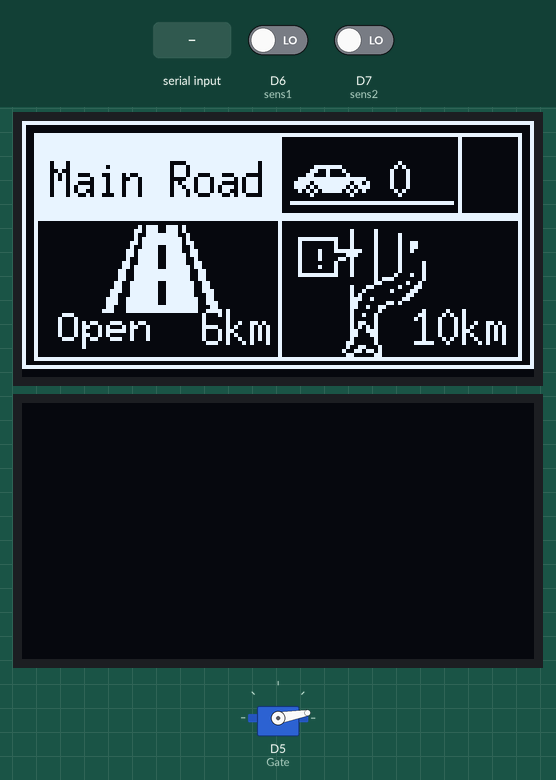
This sketch was run on a simulated ESP8266 (NodeMCU). Shown: 2 × 128×64 one-colour display, servo. The test bench sets the inputs (shaded band); at power-on: D6 (sens1) LOW, D7 (sens2) LOW. What the sketch prints to the serial monitor is not drawn.

Above: at 1.09 s.
At 2.2 s:
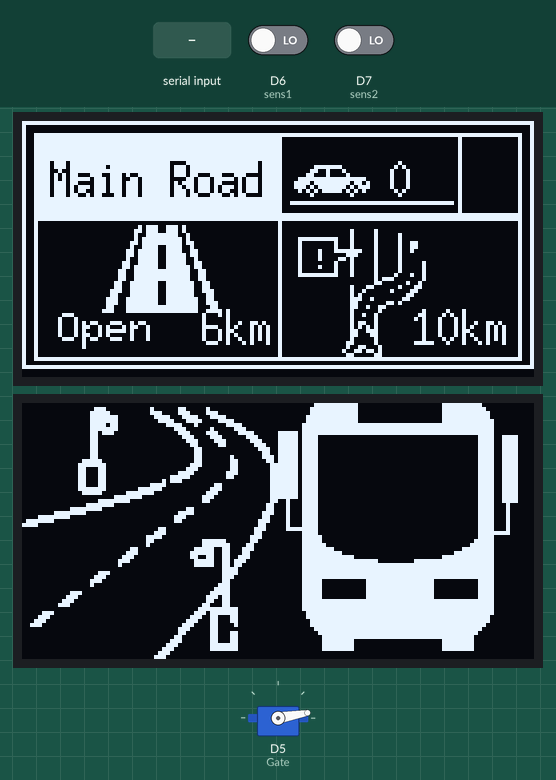
2.3 s: "yes\n" received over Serial
Timing chart, 0 to 5.3 s (numbered marks = the images above; inputs shaded):
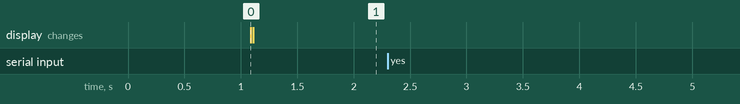

The sketch:

Road.ino
```cpp
#include <Arduino.h>
#include <U8g2lib.h>
#include <Wire.h>
#include <ESP8266WiFi.h>
#include <espnow.h>
#include <ArduinoJson.h>
#include <Servo.h>
Servo Gate;
#define sens1 D6 // GPIO12
#define sens2 D7 // GPIO13
U8G2_SSD1306_128X64_NONAME_F_HW_I2C u8g2(U8G2_R0, /* reset=*/U8X8_PIN_NONE, /* clock=*/D1, /* data=*/D2);
U8G2_SSD1306_128X64_NONAME_F_HW_I2C u8g2_2(U8G2_R0, /* reset=*/U8X8_PIN_NONE, /* clock=*/D1, /* data=*/D2);
int speed = 80;
int space = 20;
int normal_speed = 80;
int max_speed = 255;
int open_angle = 10;
int close_angle = 90;
int max_cars = 10;
String Deticted = "background"; // background , noise
String connected = "no";        // yes , no
bool inc_S1 = false;
bool inc_S2 = false;
int counter = 0;

struct msg
{
  int car_speed;
  int safe_distance;
} msg;
void OnDataSent(uint8_t *mac, uint8_t status)
{
  Serial.print("Send Status: ");
  Serial.println(status == 0 ? "Success" : "Fail");
}
uint8_t car1[] = {0xFC, 0xF5, 0xC4, 0x9B, 0xE5, 0x44};
uint8_t car2[] = {0xF4, 0xCF, 0xA2, 0x74, 0x79, 0xB8};
// ! icon  closed road
static const unsigned char image_download_1_bits[] U8X8_PROGMEM = {0x00, 0x00, 0x80, 0x01, 0x40, 0x02, 0x40, 0x02, 0x20, 0x04, 0x90, 0x09, 0x90, 0x09, 0x88, 0x11, 0x88, 0x11, 0x84, 0x21, 0x02, 0x40, 0x82, 0x41, 0x81, 0x81, 0x01, 0x80, 0xfe, 0x7f, 0x00, 0x00};
// car icon
static const unsigned char image_download_2_bits[] U8X8_PROGMEM = {0x00, 0x00, 0x00, 0x00, 0x00, 0x00, 0x00, 0x00, 0x00, 0x00, 0x00, 0x00, 0x00, 0x00, 0x00, 0x00, 0x00, 0x00, 0x00, 0x00, 0x00, 0x00, 0x00, 0x00, 0xe0, 0x0f, 0x00, 0x30, 0x11, 0x00, 0x18, 0x21, 0x00, 0xfe, 0xff, 0x03, 0xef, 0xbf, 0x05, 0xd7, 0x5f, 0x07, 0xaa, 0xaf, 0x02, 0x10, 0x40, 0x00};
static const unsigned char image_fastest_bits[] U8X8_PROGMEM = {0x00, 0x20, 0x08, 0x00, 0x00, 0x20, 0x08, 0x02, 0xff, 0x23, 0x08, 0x02, 0x01, 0x22, 0x08, 0x32, 0x01, 0x22, 0x08, 0x32, 0x21, 0xfe, 0x08, 0x12, 0x21, 0x70, 0x08, 0x02, 0x21, 0x2c, 0x08, 0x02, 0x01, 0x22, 0x08, 0x82, 0x21, 0x22, 0x08, 0x82, 0x01, 0x22, 0x08, 0x82, 0xff, 0x23, 0x08, 0x91, 0x00, 0x00, 0xe8, 0x80, 0x00, 0x00, 0x18, 0x48, 0x00, 0x20, 0x06, 0x62, 0x00, 0x20, 0x81, 0x30, 0x00, 0xa0, 0x00, 0x18, 0x00, 0xe0, 0x04, 0x0c, 0x00, 0x60, 0xc0, 0x02, 0x00, 0x60, 0x32, 0x00, 0x00, 0x20, 0x10, 0x00, 0x00, 0x20, 0x09, 0x00, 0x00, 0x20, 0x08, 0x00, 0x00, 0xa0, 0x09, 0x00, 0x00, 0xa0, 0x0a, 0x00, 0x00, 0x60, 0x0e, 0x00, 0x00, 0x60, 0x0c, 0x00, 0x00, 0x20, 0x08, 0x00, 0x00, 0x30, 0x08, 0x00, 0x00, 0x90, 0x11, 0x00, 0x00, 0xc8, 0x16, 0x00, 0x00, 0x30, 0x18, 0x00};
static const unsigned char image_microphone_bits[] U8X8_PROGMEM = {0xc0, 0x01, 0xe0, 0x03, 0xa0, 0x02, 0xe0, 0x03, 0xa0, 0x02, 0xe0, 0x03, 0xa0, 0x02, 0xe0, 0x03, 0xe8, 0x0b, 0xc8, 0x09, 0x10, 0x04, 0xe0, 0x03, 0x80, 0x00, 0x80, 0x00, 0xe0, 0x03, 0x00, 0x00};
static const unsigned char image_road_with_broken_line__1__bits[] U8X8_PROGMEM = {0x00, 0x3a, 0x17, 0x00, 0x00, 0x3b, 0x17, 0x00, 0x00, 0xf9, 0x27, 0x00, 0x00, 0xfd, 0x2f, 0x00, 0x80, 0xfd, 0x6f, 0x00, 0x80, 0x3c, 0x4f, 0x00, 0xc0, 0x3e, 0xcf, 0x00, 0xc0, 0x3e, 0xdf, 0x00, 0x40, 0x3e, 0x9f, 0x00, 0x60, 0x3e, 0x9f, 0x01, 0x60, 0x3f, 0xbf, 0x01, 0x30, 0xff, 0x3f, 0x03, 0x30, 0xff, 0x3f, 0x03, 0x30, 0xff, 0x3f, 0x03, 0x98, 0x3f, 0x7f, 0x06, 0x98, 0x3f, 0x7f, 0x06, 0x9c, 0x3f, 0x7f, 0x0e, 0x8c, 0x3f, 0x7f, 0x0c, 0xce, 0x3f, 0xff, 0x0c, 0xce, 0x3f, 0xff, 0x1c, 0xc6, 0xff, 0xff, 0x18, 0xc7, 0xff, 0xff, 0x38};
const char *Layer_3_text = "Main Road";

static const unsigned char image_public_transport_bits[] U8X8_PROGMEM = {0x00, 0x00, 0xff, 0xff, 0xff, 0xff, 0x01, 0x00, 0x00, 0xe0, 0xff, 0xff, 0xff, 0xff, 0x07, 0x00, 0x00, 0xf8, 0x3f, 0x00, 0x00, 0xf8, 0x1f, 0x00, 0x00, 0xfc, 0x3f, 0x00, 0x00, 0xf8, 0x3f, 0x00, 0x00, 0xfc, 0x3f, 0x00, 0x00, 0xf8, 0x7f, 0x00, 0x00, 0xfe, 0x3f, 0x00, 0x00, 0xf8, 0x7f, 0x00, 0x00, 0xfe, 0x3f, 0x00, 0x00, 0xf8, 0xff, 0x00, 0x00, 0xff, 0xff, 0xff, 0xff, 0xff, 0xff, 0x00, 0x00, 0xff, 0xff, 0xff, 0xff, 0xff, 0xff, 0x00, 0x7c, 0xff, 0xff, 0xff, 0xff, 0xff, 0xff, 0x00, 0x7c, 0x0f, 0x00, 0x00, 0x00, 0x00, 0xf0, 0x3c, 0x7c, 0x0f, 0x00, 0x00, 0x00, 0x00, 0xf0, 0x3c, 0x7c, 0x0f, 0x00, 0x00, 0x00, 0x00, 0xf0, 0x3c, 0x7c, 0x0f, 0x00, 0x00, 0x00, 0x00, 0xf0, 0x3c, 0x7c, 0x0f, 0x00, 0x00, 0x00, 0x00, 0xf0, 0x3c, 0x7c, 0x0f, 0x00, 0x00, 0x00, 0x00, 0xf0, 0x3c, 0x7c, 0x0f, 0x00, 0x00, 0x00, 0x00, 0xf0, 0x3c, 0x7c, 0x0f, 0x00, 0x00, 0x00, 0x00, 0xf0, 0x3c, 0x7c, 0x0f, 0x00, 0x00, 0x00, 0x00, 0xf0, 0x3c, 0x7c, 0x0f, 0x00, 0x00, 0x00, 0x00, 0xf0, 0x3c, 0x7c, 0x0f, 0x00, 0x00, 0x00, 0x00, 0xf0, 0x3c, 0x7c, 0x0f, 0x00, 0x00, 0x00, 0x00, 0xf0, 0x3c, 0x7c, 0x0f, 0x00, 0x00, 0x00, 0x00, 0xf0, 0x3c, 0x7c, 0x0f, 0x00, 0x00, 0x00, 0x00, 0xf0, 0x3c, 0x7c, 0x0f, 0x00, 0x00, 0x00, 0x00, 0xf0, 0x3c, 0x7c, 0x0f, 0x00, 0x00, 0x00, 0x00, 0xf0, 0x3c, 0x10, 0x0f, 0x00, 0x00, 0x00, 0x00, 0xf0, 0x3c, 0x10, 0x0f, 0x00, 0x00, 0x00, 0x00, 0xf0, 0x08, 0x10, 0x0f, 0x00, 0x00, 0x00, 0x00, 0xf0, 0x08, 0x10, 0x0f, 0x00, 0x00, 0x00, 0x00, 0xf0, 0x08, 0x10, 0x0f, 0x00, 0x00, 0x00, 0x00, 0xf0, 0x08, 0x10, 0x0f, 0x00, 0x00, 0x00, 0x00, 0xf0, 0x08, 0x10, 0x0f, 0x00, 0x00, 0x00, 0x00, 0xf0, 0x08, 0xf0, 0x0f, 0x00, 0x00, 0x00, 0x00, 0xf0, 0x08, 0x00, 0x0f, 0x00, 0x00, 0x00, 0x00, 0xf0, 0x0f, 0x00, 0x1f, 0x00, 0x00, 0x00, 0x00, 0xf0, 0x00, 0x00, 0x1f, 0x00, 0x00, 0x00, 0x00, 0xf8, 0x00, 0x00, 0x3f, 0x00, 0x00, 0x00, 0x00, 0xfc, 0x00, 0x00, 0xff, 0x00, 0x00, 0x00, 0x00, 0xff, 0x00, 0x00, 0xff, 0x03, 0x00, 0x00, 0xc0, 0xff, 0x00, 0x00, 0xff, 0x1f, 0x00, 0x00, 0xf8, 0xff, 0x00, 0x00, 0xff, 0xff, 0x07, 0xf0, 0xff, 0xff, 0x00, 0x00, 0xff, 0xff, 0xff, 0xff, 0xff, 0xff, 0x00, 0x00, 0xff, 0xff, 0xff, 0xff, 0xff, 0xff, 0x00, 0x00, 0xff, 0xff, 0xff, 0xff, 0xff, 0xff, 0x00, 0x00, 0xff, 0xff, 0xff, 0xff, 0xff, 0xff, 0x00, 0x00, 0x1f, 0x00, 0xff, 0xff, 0x01, 0xf0, 0x00, 0x00, 0x1f, 0x00, 0xff, 0xff, 0x01, 0xf0, 0x00, 0x00, 0x1f, 0x00, 0xff, 0xff, 0x01, 0xf0, 0x00, 0x00, 0x1f, 0x00, 0xff, 0xff, 0x01, 0xf0, 0x00, 0x00, 0x1f, 0x00, 0xff, 0xff, 0x01, 0xf0, 0x00, 0x00, 0xff, 0xff, 0xff, 0xff, 0xff, 0xff, 0x00, 0x00, 0xff, 0xff, 0xff, 0xff, 0xff, 0xff, 0x00, 0x00, 0xff, 0xff, 0xff, 0xff, 0xff, 0xff, 0x00, 0x00, 0xfe, 0xff, 0xff, 0xff, 0xff, 0xff, 0x00, 0x00, 0xfe, 0xff, 0xff, 0xff, 0xff, 0x7f, 0x00, 0x00, 0xfc, 0xff, 0xff, 0xff, 0xff, 0x7f, 0x00, 0x00, 0xfc, 0xff, 0xff, 0xff, 0xff, 0x3f, 0x00, 0x00, 0xf8, 0xff, 0xff, 0xff, 0xff, 0x1f, 0x00, 0x00, 0xf0, 0xff, 0xff, 0xff, 0xff, 0x0f, 0x00, 0x00, 0xe0, 0xff, 0xff, 0xff, 0xff, 0x07, 0x00, 0x00, 0xe0, 0x1f, 0x00, 0x00, 0xf8, 0x07, 0x00, 0x00, 0xe0, 0x1f, 0x00, 0x00, 0xf8, 0x07, 0x00, 0x00, 0xe0, 0x1f, 0x00, 0x00, 0xf8, 0x07, 0x00};
static const unsigned char image_road_bits[] U8X8_PROGMEM = {0x00, 0x00, 0x1c, 0x00, 0x81, 0x41, 0x00, 0x00, 0x00, 0x00, 0x3e, 0x00, 0x87, 0xc3, 0x01, 0x00, 0x00, 0x00, 0xfe, 0x00, 0x1e, 0x8f, 0x07, 0x00, 0x00, 0x00, 0xfe, 0x00, 0x3c, 0x1e, 0x1e, 0x00, 0x00, 0x00, 0xde, 0x00, 0xf0, 0x08, 0x78, 0x00, 0x00, 0x00, 0xfe, 0x00, 0xc0, 0x81, 0xe0, 0x00, 0x00, 0x00, 0x76, 0x00, 0x80, 0xc3, 0xc1, 0x03, 0x00, 0x00, 0x06, 0x00, 0x00, 0x87, 0x03, 0x07, 0x00, 0x00, 0x06, 0x00, 0x00, 0x0e, 0x07, 0x0e, 0x00, 0x00, 0x06, 0x00, 0x00, 0x0c, 0x06, 0x1c, 0x00, 0x00, 0x06, 0x00, 0x00, 0x18, 0x00, 0x38, 0x00, 0x00, 0x06, 0x00, 0x00, 0x18, 0x00, 0x30, 0x00, 0x00, 0x06, 0x00, 0x00, 0x18, 0x10, 0x70, 0x00, 0x80, 0x0f, 0x00, 0x00, 0x18, 0x30, 0x60, 0x00, 0xc0, 0x1f, 0x00, 0x00, 0x1c, 0x30, 0xc0, 0x00, 0xc0, 0x18, 0x00, 0x00, 0x0e, 0x30, 0xc0, 0x00, 0xc0, 0x18, 0x00, 0x80, 0x07, 0x38, 0xc0, 0x00, 0xc0, 0x18, 0x00, 0xe0, 0x03, 0x18, 0xc0, 0x00, 0xc0, 0x18, 0x00, 0xe8, 0x00, 0x00, 0xc0, 0x00, 0xc0, 0x18, 0x00, 0x0f, 0x00, 0x03, 0xc0, 0x00, 0xc0, 0x1f, 0xe0, 0x07, 0x80, 0x03, 0xc0, 0x00, 0x80, 0x0f, 0xfc, 0x01, 0xc0, 0x01, 0xc0, 0x00, 0x00, 0x80, 0x3f, 0x00, 0xe0, 0x00, 0xc0, 0x00, 0x00, 0xf8, 0x07, 0x00, 0x60, 0x00, 0xc0, 0x00, 0x00, 0x7f, 0x00, 0x00, 0x00, 0x00, 0x60, 0x00, 0xf0, 0x0f, 0x00, 0x00, 0x06, 0x00, 0x60, 0x00, 0xff, 0x00, 0x00, 0x80, 0x07, 0x00, 0x70, 0xf0, 0x0f, 0x00, 0x00, 0xc0, 0x01, 0x00, 0x30, 0xfe, 0x00, 0x00, 0x00, 0xc0, 0x00, 0x00, 0x38, 0x0f, 0x00, 0x00, 0x00, 0x00, 0x00, 0x00, 0x18, 0x00, 0x00, 0x00, 0x00, 0x0c, 0x00, 0x00, 0x1c, 0x00, 0x00, 0x00, 0x00, 0x0e, 0x00, 0x00, 0x0c, 0x00, 0x00, 0x00, 0x80, 0x07, 0x00, 0x00, 0x0e, 0x00, 0x00, 0x00, 0x80, 0x01, 0xe0, 0x07, 0x06, 0x00, 0x00, 0x00, 0x80, 0x00, 0xe0, 0x0f, 0x03, 0x00, 0x00, 0x00, 0x18, 0x00, 0xf8, 0x8c, 0x03, 0x00, 0x00, 0x00, 0x1c, 0x00, 0xfc, 0x8c, 0x01, 0x00, 0x00, 0x00, 0x0e, 0x00, 0xcc, 0xcc, 0x01, 0x00, 0x00, 0x00, 0x07, 0x00, 0xf8, 0xec, 0x00, 0x00, 0x00, 0x00, 0x01, 0x00, 0xf8, 0x6c, 0x00, 0x00, 0x00, 0x00, 0x00, 0x00, 0x00, 0x3c, 0x00, 0x00, 0x00, 0x38, 0x00, 0x00, 0x00, 0x3c, 0x00, 0x00, 0x00, 0x1c, 0x00, 0x00, 0x00, 0x1c, 0x00, 0x00, 0x00, 0x0e, 0x00, 0x00, 0x00, 0x0c, 0x00, 0x00, 0x00, 0x02, 0x00, 0x00, 0x00, 0x0e, 0x00, 0x00, 0x00, 0x00, 0x00, 0x00, 0x00, 0x0f, 0x00, 0x00, 0x70, 0x00, 0x00, 0x00, 0x80, 0x0f, 0x00, 0x00, 0x38, 0x00, 0x00, 0x00, 0xc0, 0x0d, 0x00, 0x00, 0x1c, 0x00, 0x00, 0x00, 0xc0, 0x0c, 0x00, 0x00, 0x0e, 0x00, 0x00, 0x00, 0x60, 0x0c, 0x00, 0x00, 0x00, 0x00, 0x00, 0x00, 0xf0, 0x3f, 0x00, 0xe0, 0x00, 0x00, 0x00, 0x00, 0xb8, 0x3f, 0x00, 0x70, 0x00, 0x00, 0x00, 0x00, 0x9c, 0x31, 0x00, 0x38, 0x00, 0x00, 0x00, 0x00, 0x8e, 0x31, 0x00, 0x1c, 0x00, 0x00, 0x00, 0x00, 0x87, 0x21, 0x00, 0x00, 0x00, 0x00, 0x00, 0x80, 0x83, 0x01, 0x00, 0x00, 0x00, 0x00, 0x00, 0x80, 0x81, 0x31, 0x00, 0x00, 0x00, 0x00, 0x00, 0xc0, 0x80, 0x31, 0x00, 0x00, 0x00, 0x00, 0x00, 0xe0, 0x80, 0x31, 0x00, 0x00, 0x00, 0x00, 0x00, 0x70, 0x80, 0x3f, 0x00, 0x00, 0x00, 0x00, 0x00, 0x38, 0x80, 0x3f, 0x00, 0x00, 0x00, 0x00, 0x00, 0x1c, 0x00, 0x00, 0x00, 0x00, 0x00, 0x00, 0x00, 0x0e, 0x00, 0x00, 0x00, 0x00, 0x00, 0x00, 0x00, 0x07, 0x00, 0x00, 0x00};

static const unsigned char image_ambulance_bits[] U8X8_PROGMEM = {0x00, 0x40, 0x00, 0x00, 0x00, 0x40, 0x00, 0x00, 0x00, 0x42, 0x08, 0x00, 0x00, 0x44, 0x06, 0x00, 0x00, 0x00, 0x02, 0x00, 0x00, 0xf0, 0x00, 0x00, 0x00, 0x10, 0x01, 0x00, 0x00, 0x10, 0x01, 0x00, 0x00, 0x08, 0x03, 0x00, 0xfc, 0xff, 0x7f, 0x00, 0x03, 0x00, 0x81, 0x00, 0x03, 0x00, 0xf9, 0x01, 0xc1, 0x07, 0x09, 0x01, 0x61, 0x08, 0x09, 0x02, 0x21, 0x11, 0x09, 0x02, 0xa1, 0x17, 0x09, 0x06, 0x21, 0x11, 0x09, 0x04, 0x61, 0x09, 0x09, 0x0c, 0xc1, 0x06, 0xf9, 0x7f, 0x01, 0x01, 0x01, 0x80, 0x01, 0x00, 0x39, 0x80, 0xff, 0xff, 0x01, 0xe0, 0x01, 0x00, 0x01, 0xa0, 0x01, 0x00, 0x01, 0xa0, 0x01, 0x00, 0x01, 0xe0, 0xc1, 0x03, 0x81, 0x87, 0x43, 0x04, 0x41, 0x8c, 0x3e, 0xfd, 0x7f, 0xf9, 0x20, 0x04, 0x40, 0x08, 0x40, 0x06, 0xc0, 0x04, 0x80, 0x03, 0x80, 0x03};
static const unsigned char image_fire_brigade_bits[] U8X8_PROGMEM = {0x00, 0x00, 0x00, 0x00, 0x00, 0x00, 0x20, 0x00, 0x00, 0x00, 0x00, 0x00, 0x00, 0x00, 0x20, 0x00, 0x00, 0x00, 0x00, 0x00, 0x00, 0x00, 0x21, 0x04, 0xe0, 0xff, 0xff, 0xff, 0xff, 0x03, 0x23, 0x06, 0xe0, 0xff, 0xff, 0xff, 0xff, 0x03, 0x26, 0x02, 0x00, 0x11, 0x23, 0x64, 0x46, 0x00, 0x26, 0x03, 0x00, 0x11, 0x23, 0x64, 0x46, 0x00, 0x8c, 0x01, 0x00, 0x11, 0x23, 0x64, 0x46, 0x00, 0x00, 0x00, 0x00, 0x11, 0x23, 0x64, 0x46, 0x00, 0x70, 0x00, 0x00, 0x11, 0x23, 0x64, 0x46, 0x00, 0xf8, 0x00, 0x00, 0x11, 0x23, 0x64, 0x46, 0x00, 0x88, 0x01, 0xe0, 0xff, 0xff, 0xff, 0xff, 0x03, 0x8c, 0x01, 0xe0, 0xff, 0xff, 0xff, 0xff, 0x03, 0x8c, 0x01, 0x00, 0x08, 0x00, 0x00, 0x08, 0xf8, 0xff, 0x3f, 0x00, 0x08, 0x00, 0x00, 0x08, 0x08, 0x00, 0x20, 0x00, 0x08, 0x00, 0x00, 0x08, 0x88, 0xff, 0x67, 0xf0, 0xff, 0xff, 0xff, 0xff, 0xcf, 0xff, 0x67, 0x10, 0x00, 0x80, 0x00, 0x00, 0xc8, 0x08, 0x44, 0x10, 0x00, 0x80, 0x00, 0x00, 0xc8, 0x08, 0x4c, 0x10, 0x00, 0x80, 0x00, 0x00, 0xc8, 0x08, 0x4c, 0x10, 0x00, 0x80, 0x00, 0x00, 0xc8, 0x08, 0x4c, 0xf0, 0xff, 0xff, 0xff, 0xff, 0xcf, 0x08, 0xc8, 0x10, 0x00, 0x80, 0x00, 0x00, 0xc8, 0x08, 0xc8, 0x10, 0x00, 0x80, 0x00, 0x00, 0xc8, 0x08, 0x88, 0x10, 0x00, 0x80, 0x00, 0x00, 0xc8, 0x08, 0x88, 0x10, 0xf0, 0x80, 0x00, 0x0f, 0xc8, 0xff, 0x8f, 0x10, 0x00, 0x80, 0x00, 0x00, 0xc8, 0xff, 0x8f, 0x10, 0x00, 0x80, 0x00, 0x00, 0x08, 0x00, 0x80, 0x10, 0x00, 0x80, 0x00, 0x00, 0x08, 0x00, 0x80, 0xf0, 0xff, 0xff, 0xff, 0xff, 0x8f, 0x07, 0x80, 0x10, 0x00, 0x00, 0x00, 0x00, 0x08, 0x00, 0x80, 0x10, 0x00, 0x00, 0x00, 0x00, 0x08, 0x00, 0x80, 0x1f, 0x00, 0x00, 0x00, 0x00, 0x08, 0x00, 0x80, 0x13, 0xfc, 0x01, 0x7f, 0x00, 0x08, 0xf8, 0x83, 0x13, 0x06, 0x83, 0xc1, 0x00, 0x08, 0x0c, 0x86, 0x1f, 0x03, 0xc6, 0x80, 0x01, 0x08, 0x06, 0x8c, 0x1e, 0xf1, 0x44, 0x3e, 0x01, 0x08, 0xf2, 0x89, 0x10, 0x99, 0x6d, 0x22, 0x03, 0x08, 0x13, 0x89, 0xf0, 0x89, 0x7d, 0x63, 0xff, 0xff, 0x1b, 0xf9, 0xf0, 0x89, 0x7d, 0x22, 0xff, 0xff, 0x1b, 0xf9, 0x00, 0xf9, 0x4c, 0x3e, 0x01, 0x00, 0xf3, 0x09, 0x00, 0x73, 0xc4, 0x9c, 0x01, 0x00, 0xe6, 0x0c, 0x00, 0x06, 0x86, 0xc1, 0x00, 0x00, 0x06, 0x06, 0x00, 0xdc, 0x03, 0x77, 0x00, 0x00, 0xbc, 0x03, 0xc0, 0xff, 0xff, 0xff, 0xff, 0xff, 0xff, 0x3f};
static const unsigned char image_road_with_broken_line__2__bits[] U8X8_PROGMEM = {0x00, 0x00, 0x00, 0x00, 0x00, 0x00, 0x00, 0x00, 0x00, 0x00, 0x00, 0x00, 0x00, 0x00, 0x00, 0x00, 0x00, 0x00, 0x00, 0x00, 0x00, 0x00, 0x00, 0x00, 0x00, 0x00, 0x00, 0x00, 0x00, 0x00, 0x00, 0x00, 0x00, 0x00, 0x00, 0x00, 0x00, 0x00, 0x00, 0x00, 0x00, 0x00, 0x00, 0x00, 0x00, 0x00, 0x00, 0x00, 0x00, 0x00, 0x00, 0x00, 0x00, 0x00, 0x00, 0x00, 0x00, 0x00, 0x00, 0x00, 0x00, 0x00, 0x00, 0x00, 0x00, 0x00, 0x70, 0x7e, 0xfc, 0x1c, 0x00, 0x00, 0x00, 0x00, 0x30, 0x7f, 0xfc, 0x19, 0x00, 0x00, 0x00, 0x00, 0x38, 0x7f, 0xfc, 0x19, 0x00, 0x00, 0x00, 0x00, 0x38, 0x7f, 0xfc, 0x39, 0x00, 0x00, 0x00, 0x00, 0x18, 0xff, 0xff, 0x31, 0x00, 0x00, 0x00, 0x00, 0x9c, 0xff, 0xff, 0x73, 0x00, 0x00, 0x00, 0x00, 0x9c, 0xff, 0xff, 0x73, 0x00, 0x00, 0x00, 0x00, 0x8e, 0xff, 0xff, 0x63, 0x00, 0x00, 0x00, 0x00, 0xce, 0xff, 0xff, 0xe3, 0x00, 0x00, 0x00, 0x00, 0xce, 0xff, 0xff, 0xe7, 0x00, 0x00, 0x00, 0x00, 0xc7, 0x7f, 0xfc, 0xc7, 0x01, 0x00, 0x00, 0x00, 0xc7, 0x7f, 0xfc, 0xc7, 0x01, 0x00, 0x00, 0x80, 0xe7, 0x7f, 0xfc, 0xc7, 0x03, 0x00, 0x00, 0x80, 0xe3, 0x7f, 0xfc, 0x8f, 0x03, 0x00, 0x00, 0x80, 0xe3, 0x7f, 0xfc, 0x8f, 0x03, 0x00, 0x00, 0xc0, 0xe3, 0x7f, 0xfc, 0x8f, 0x07, 0x00, 0x00, 0xc0, 0xf1, 0x7f, 0xfc, 0x1f, 0x07, 0x00, 0x00, 0xe0, 0xf1, 0x7f, 0xfc, 0x1f, 0x0f, 0x00, 0x00, 0xe0, 0xf1, 0x7f, 0xfc, 0x1f, 0x0f, 0x00, 0x00, 0xf0, 0xf0, 0x7f, 0xfc, 0x1f, 0x0e, 0x00, 0x00, 0xf0, 0xf8, 0x7f, 0xfc, 0x3f, 0x1e, 0x00, 0x00, 0xf0, 0xf8, 0xff, 0xff, 0x3f, 0x1e, 0x00, 0x00, 0x78, 0xf8, 0xff, 0xff, 0x3f, 0x3c, 0x00, 0x00, 0x78, 0xf8, 0xff, 0xff, 0x3f, 0x3c, 0x00, 0x00, 0x7c, 0xfc, 0xff, 0xff, 0x7f, 0x3c, 0x00, 0x00, 0x3c, 0xfc, 0xff, 0xff, 0x7f, 0x78, 0x00, 0x00, 0x3c, 0xfc, 0xff, 0xff, 0x7f, 0x78, 0x00, 0x00, 0x3e, 0xfe, 0xff, 0xff, 0x7f, 0xf8, 0x00, 0x00, 0x1e, 0xfe, 0x3f, 0xf8, 0xff, 0xf0, 0x00, 0x00, 0x1f, 0xfe, 0x3f, 0xf8, 0xff, 0xf0, 0x01, 0x00, 0x1f, 0xfe, 0x3f, 0xf8, 0xff, 0xf0, 0x01, 0x00, 0x0f, 0xff, 0x3f, 0xf8, 0xff, 0xe0, 0x01, 0x80, 0x0f, 0xff, 0x3f, 0xf8, 0xff, 0xe1, 0x03, 0x80, 0x0f, 0xff, 0x3f, 0xf8, 0xff, 0xe1, 0x03, 0xc0, 0x07, 0xff, 0x3f, 0xf8, 0xff, 0xc1, 0x07, 0xc0, 0x87, 0xff, 0x3f, 0xf8, 0xff, 0xc3, 0x07, 0xe0, 0x87, 0xff, 0x3f, 0xf8, 0xff, 0xc3, 0x07, 0xe0, 0x83, 0xff, 0x3f, 0xf8, 0xff, 0x83, 0x0f, 0xe0, 0x83, 0xff, 0x3f, 0xf8, 0xff, 0x83, 0x0f, 0xf0, 0xc3, 0xff, 0xff, 0xff, 0xff, 0x87, 0x1f, 0xf0, 0xc1, 0xff, 0xff, 0xff, 0xff, 0x07, 0x1f, 0xf8, 0xc1, 0xff, 0xff, 0xff, 0xff, 0x07, 0x1f, 0xf8, 0xc1, 0xff, 0xff, 0xff, 0xff, 0x07, 0x3f, 0xf8, 0xe0, 0xff, 0xff, 0xff, 0xff, 0x0f, 0x3e, 0xfc, 0xe0, 0xff, 0xff, 0xff, 0xff, 0x0f, 0x7e, 0xfc, 0xe0, 0xff, 0x3f, 0xf8, 0xff, 0x0f, 0x7e, 0x7e, 0xf0, 0xff, 0x1f, 0xf8, 0xff, 0x0f, 0x7c, 0x7e, 0xf0, 0xff, 0x1f, 0xf8, 0xff, 0x1f, 0xfc, 0x7e, 0xf0, 0xff, 0x1f, 0xf8, 0xff, 0x1f, 0xfc, 0x00, 0x00, 0x00, 0x00, 0x00, 0x00, 0x00, 0x00, 0x00, 0x00, 0x00, 0x00, 0x00, 0x00, 0x00, 0x00, 0x00, 0x00, 0x00, 0x00, 0x00, 0x00, 0x00, 0x00, 0x00, 0x00, 0x00, 0x00, 0x00, 0x00, 0x00, 0x00, 0x00, 0x00, 0x00, 0x00, 0x00, 0x00, 0x00, 0x00, 0x00, 0x00, 0x00, 0x00, 0x00, 0x00, 0x00, 0x00, 0x00, 0x00, 0x00, 0x00, 0x00, 0x00, 0x00, 0x00};
void draw(bool, bool);
void draw2(bool);
void send_tocar();
void reciv();
int detectObject(int pin, bool increment,
                 bool &flag, int &counter);

void setup()
{
  pinMode(sens1, INPUT);
  pinMode(sens2, INPUT);
  Serial.begin(9600);
  Wire.begin(D2, D1);
  u8g2.setI2CAddress(0x3C * 2);
  u8g2.begin();
  u8g2_2.setI2CAddress(0x3D * 2);
  u8g2_2.begin();
  WiFi.mode(WIFI_STA);
  WiFi.disconnect();

  if (esp_now_init() != 0)
  {
    Serial.println("ESP-NOW Init Failed");
    return;
  }
  esp_now_set_self_role(ESP_NOW_ROLE_CONTROLLER); // MASTER
  esp_now_register_send_cb(OnDataSent);
  esp_now_add_peer(car1, ESP_NOW_ROLE_SLAVE, 1, NULL, 0);
  esp_now_add_peer(car2, ESP_NOW_ROLE_SLAVE, 1, NULL, 0);
  Gate.attach(D5, 500, 2500);
  Gate.write(open_angle);
  delay(1000);
}
void loop()
{

  counter = detectObject(sens1, true, inc_S1, counter);
  counter = detectObject(sens2, false, inc_S2, counter);
  reciv();
  bool isUsbConnected = (connected == "yes");
  static unsigned long lastTime = 0;
  if (millis() - lastTime > 100)
  {
    lastTime = millis();
    send_tocar();
  }
  if (counter >= max_cars && Deticted != "background")
  {
    draw(isUsbConnected, true);
    draw2(true);
    speed = max_speed;
    Gate.write(close_angle);
  }
  else
  {
    draw(isUsbConnected, false);
    draw2(false);
    speed = normal_speed;
    Gate.write(open_angle);
  }
}

void draw(bool connect, bool road_maxmum)
{
  u8g2.clearBuffer();
  u8g2.setFontMode(1);
  u8g2.setBitmapMode(1);
  // Layer 1
  u8g2.drawFrame(0, 0, 128, 62);

  // Layer 16
  u8g2.drawFrame(109, 3, 16, 21);

  // Layer 3
  u8g2.drawBox(3, 3, 61, 21);

  // Layer 3
  u8g2.setDrawColor(2);
  u8g2.setFont(u8g2_font_6x13_tr);
  u8g2.drawStr(7, 19, Layer_3_text);

  // Layer 4
  u8g2.setDrawColor(1);
  u8g2.drawFrame(3, 24, 122, 36);

  // Layer 5
  u8g2.drawLine(64, 25, 64, 58);

  // microphone
  if (connect)
  {
    u8g2.drawXBMP(110, 6, 15, 16, image_microphone_bits);
  }

  // Layer 11

  u8g2.drawStr(98, 56, "10km");

  // Layer 12
  u8g2.drawStr(45, 56, "6km");

  //  image !road >>> close
  if (road_maxmum)
  {
    u8g2.drawXBMP(19, 28, 16, 16, image_download_1_bits);
    // Layer 9
    u8g2.setFont(u8g2_font_6x10_tr);
    u8g2.drawStr(9, 55, "Close");
  }
  else
  {
    // road_with_broken_line__1_
    u8g2.drawXBMP(20, 26, 30, 22, image_road_with_broken_line__1__bits);
    // Layer 9
    u8g2.setFont(u8g2_font_6x10_tr);
    u8g2.drawStr(9, 55, "Open");
  }

  // Layer 13
  u8g2.drawFrame(64, 3, 46, 21);

  // Layer 15
  u8g2.setFont(u8g2_font_6x13_tr);
  u8g2.drawStr(92, 19, String(counter).c_str());

  // download
  u8g2.drawXBMP(68, 3, 19, 16, image_download_2_bits);

  // Layer 17
  u8g2.drawLine(107, 20, 67, 20);

  // fastest
  u8g2.drawXBMP(69, 27, 32, 32, image_fastest_bits);

  u8g2.sendBuffer();
}

void draw2(bool isMaxCars)
{
  if (!isMaxCars)
  {
    u8g2_2.clearBuffer();
    u8g2_2.setFontMode(1);
    u8g2_2.setBitmapMode(1);
    // public_transport
    u8g2_2.drawXBMP(62, -2, 64, 64, image_public_transport_bits);

    // road
    u8g2_2.drawXBMP(0, 1, 64, 64, image_road_bits);

    u8g2_2.sendBuffer();
  }
  //------------------------case 2-----------------------
  else
  {
    u8g2_2.clearBuffer();
    u8g2_2.setFontMode(1);
    u8g2_2.setBitmapMode(1);
    // road_with_broken_line__1_
    u8g2_2.drawXBMP(0, 0, 64, 64, image_road_with_broken_line__2__bits);

    // ambulance
    u8g2_2.setDrawColor(2);
    u8g2_2.drawXBMP(18, 24, 32, 31, image_ambulance_bits);

    // fire_brigade
    u8g2_2.setDrawColor(1);
    u8g2_2.drawXBMP(61, 11, 64, 45, image_fire_brigade_bits);

    u8g2_2.sendBuffer();
  }
}
void send_tocar()
{
  msg.car_speed = speed;
  msg.safe_distance = space;
  esp_now_send(car1, (uint8_t *)&msg, sizeof(msg));
  esp_now_send(car2, (uint8_t *)&msg, sizeof(msg));
}

void reciv()
{
  if (Serial.available())
  {
    String input = Serial.readStringUntil('\n');

    JsonDocument doc;
    DeserializationError error = deserializeJson(doc, input);

    if (error)
    {
      Serial.print("deserializeJson() failed: ");
      Serial.println(error.c_str());
      return;
    }

    const char *detict = doc["detict"];
    const char *conect = doc["connect"];
    Deticted = String(detict);
    connected = String(conect);
  }
}

int detectObject(int pin, bool increment,
                 bool &flag, int &counter)
{

  int v = digitalRead(pin);

  if (v == LOW && !flag)
  {

    if (increment)
      counter++;
    else
      counter--;

    flag = true;
  }

  if (v == HIGH && flag)
  {
    flag = false;
  }

  return counter;
}
```

Measured:
- after the input at 2.3 s, every drawn part: stays the same
